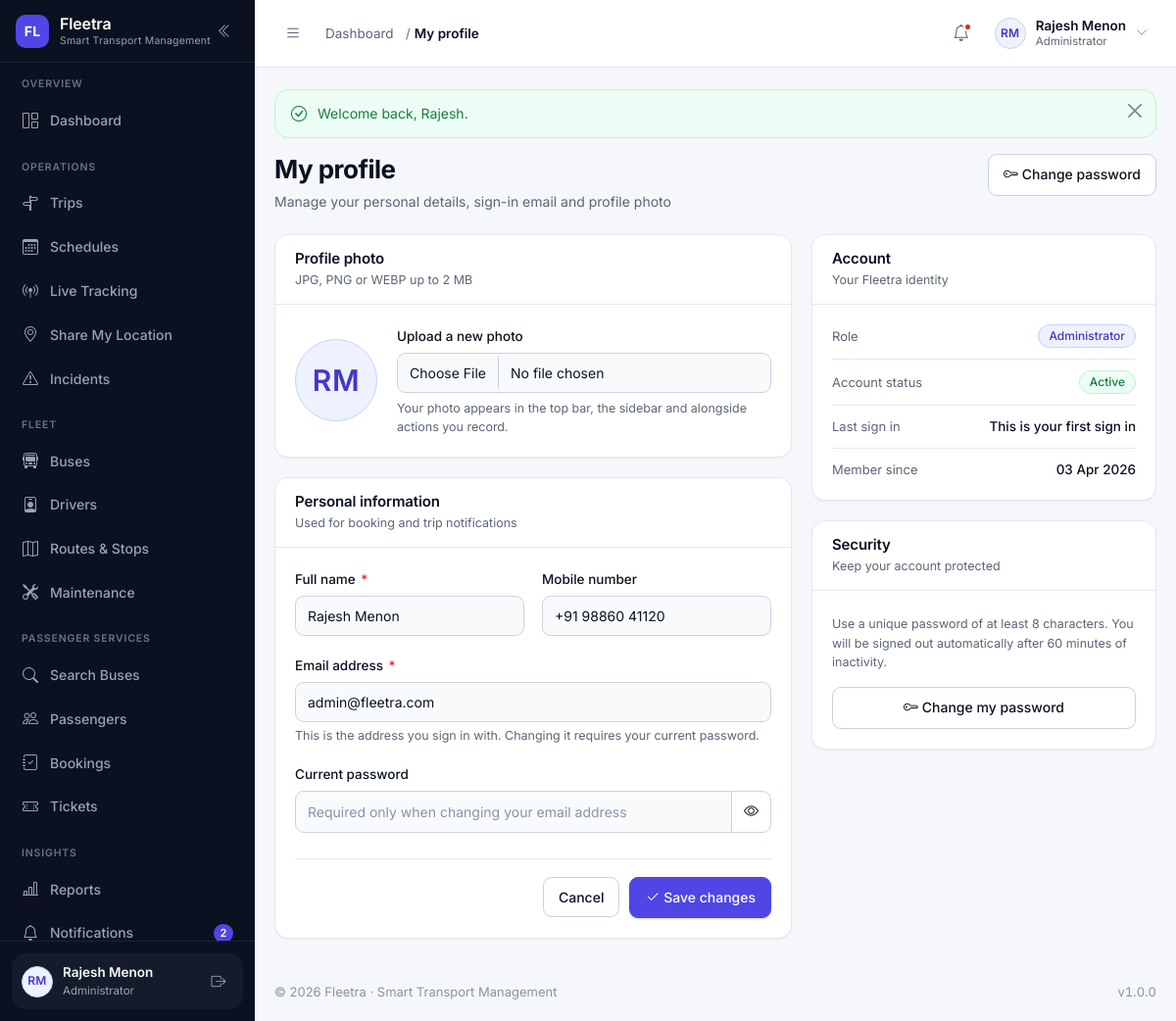
The app's page /profile.php (signed in) with its own data.
### tables this page shows
CREATE TABLE users (
    id            INT UNSIGNED NOT NULL AUTO_INCREMENT,
    name          VARCHAR(120)  NOT NULL,
    email         VARCHAR(160)  NOT NULL,
    phone         VARCHAR(20)   DEFAULT NULL,
    password      VARCHAR(255)  NOT NULL COMMENT 'password_hash() output — never plain text',
    role          VARCHAR(30)   NOT NULL DEFAULT 'passenger'
                  COMMENT 'admin | manager | dispatcher | driver | passenger (VARCHAR so new roles need no migration)',
    profile_image VARCHAR(255)  DEFAULT NULL,
    status        ENUM('active','inactive','suspended','deleted') NOT NULL DEFAULT 'active',
    last_login    DATETIME      DEFAULT NULL,
    created_at    DATETIME      NOT NULL DEFAULT CURRENT_TIMESTAMP,
    updated_at    DATETIME      NOT NULL DEFAULT CURRENT_TIMESTAMP ON UPDATE CURRENT_TIMESTAMP,
    PRIMARY KEY (id),
    UNIQUE KEY uq_users_email (email),
    KEY idx_users_role (role),
    KEY idx_users_status (status)
);

### profile.php (the view, shortened to what the rows shown need)
<?php
require_once __DIR__ . '/includes/permissions.php';
require_login();
$user = current_user();
$errors  = [];
$values  = [
    'name'  => (string) $user['name'],
    'phone' => (string) ($user['phone'] ?? ''),
    'email' => (string) $user['email'],
];
$user = current_user(true);
require __DIR__ . '/includes/header.php';
?>
<?= render_page_header(
    'My profile',
    'Manage your personal details, sign-in email and profile photo',
    '<a class="btn btn-outline-secondary" href="' . e(url('change-password.php')) . '">
        <i class="bi bi-key" aria-hidden="true"></i> Change password
     </a>'
) ?>
<div class="grid-wide-side">
    <div>
        <form method="post" action="<?= e(url('profile.php')) ?>" enctype="multipart/form-data" novalidate>
            <div class="card-fl">
                <div class="card-fl__header">
                    <div>
                        <h2 class="card-fl__title">Profile photo</h2>
                    </div>
                </div>
                <div class="card-fl__body">
                    <div class="avatar-editor">
                        <div class="avatar-editor__preview">
                            <?= avatar_markup($user, 'xl') ?>
                        </div>
                    </div>
                </div>
            </div>
            <div class="card-fl">
                <div class="card-fl__header">
                    <div>
                        <h2 class="card-fl__title">Personal information</h2>
                    </div>
                </div>
                <div class="card-fl__body">
                    <div class="form-row">
                        <div>
                            <label class="form-label" for="name">Full name <span class="req">*</span></label>
                            <input type="text" class="form-control<?= isset($errors['name']) ? ' is-invalid' : '' ?>"
                                   id="name" name="name" value="<?= e($values['name']) ?>" required
                                   autocomplete="name">
                        </div>
                        <div>
                            <label class="form-label" for="phone">Mobile number</label>
                            <input type="tel" class="form-control<?= isset($errors['phone']) ? ' is-invalid' : '' ?>"
                                   id="phone" name="phone" value="<?= e($values['phone']) ?>"
                                   placeholder="+91 98765 43210" autocomplete="tel">
                        </div>
                        <div class="span-2">
                            <label class="form-label" for="email">Email address <span class="req">*</span></label>
                            <input type="email" class="form-control<?= isset($errors['email']) ? ' is-invalid' : '' ?>"
                                   id="email" name="email" value="<?= e($values['email']) ?>" required
                                   autocomplete="email" aria-describedby="emailHelp">
                            <p class="form-text" id="emailHelp">
                                This is the address you sign in with. Changing it requires your current password.
                            </p>
                        </div>
                    </div>
                </div>
            </div>
        </form>
    </div>
    <div>
        <div class="card-fl">
            <div class="card-fl__header">
                <div>
                    <h2 class="card-fl__title">Account</h2>
                </div>
            </div>
            <div class="card-fl__body">
                <ul class="fact-list">
                    <li>
                        <span class="fact-list__value"><?= role_badge(current_role()) ?></span>
                    </li>
                    <li>
                        <span class="fact-list__value"><?= status_badge((string) $user['status']) ?></span>
                    </li>
                    <li>
                        <span class="fact-list__label">Member since</span>
                        <span class="fact-list__value"><?= e(format_date((string) $user['created_at'])) ?></span>
                    </li>
                </ul>
            </div>
        </div>
        <div class="card-fl">
            <div class="card-fl__header">
                <div>
                    <h2 class="card-fl__title">Security</h2>
                </div>
            </div>
        </div>
    </div>
</div>
<?php require __DIR__ . '/includes/footer.php'; ?>

### includes/sidebar.php (shortened to what the rows shown need)
<?php
$navUser        = current_user();
?>
<aside class="sidebar" id="appSidebar" aria-label="Main navigation">
    <div class="sidebar__footer">
        <div class="sidebar-user">
            <a class="sidebar-user__link" href="<?= e(url('profile.php')) ?>" title="Open my profile">
                <?= avatar_markup($navUser, 'sm') ?>
                <span class="sidebar-user__text">
                    <span class="sidebar-user__name"><?= e($navUser['name'] ?? 'Guest') ?></span>
                    <span class="sidebar-user__role"><?= e(role_label(current_role())) ?></span>
                </span>
            </a>
        </div>
    </div>
</aside>

### includes/functions.php (shortened to what the rows shown need)
<?php
require_once __DIR__ . '/../config/database.php';
function url(string $path = ''): string
{
    return BASE_URL . ltrim($path, '/');
}
function e(mixed $value): string
{
    return htmlspecialchars((string) ($value ?? ''), ENT_QUOTES | ENT_SUBSTITUTE, 'UTF-8');
}
function format_date(?string $date, string $format = 'd M Y'): string
{
    $timestamp = strtotime($date);
    return $timestamp ? date($format, $timestamp) : '—';
}
function initials(?string $name): string
{
    $name  = trim((string) $name);
    $parts    = preg_split('/\s+/', $name) ?: [];
    $initials = '';
    foreach ($parts as $part) {
        $initials .= strtoupper(substr($part, 0, 1));
        if (strlen($initials) === 2) {
            break;
        }
    }
    return $initials !== '' ? $initials : 'FL';
}
function labelize(?string $value): string
{
    return ucwords(str_replace(['_', '-'], ' ', (string) $value));
}
function status_variant(?string $status): string
{
    $key = strtolower(str_replace([' ', '-'], '_', (string) $status));
    $map = [
        'active'        => 'success',
        'available'     => 'success',
        'enabled'       => 'success',
        'inactive'      => 'muted',
        'disabled'      => 'muted',
        'retired'       => 'muted',
        'maintenance'   => 'warning',
        'in_service'    => 'warning',
        'scheduled'     => 'info',
        'upcoming'      => 'info',
        'due'           => 'warning',
        'overdue'       => 'danger',
        'in_progress'   => 'info',
        'routine'       => 'muted',
        'repair'        => 'warning',
        'live'          => 'success',
        'recent'        => 'info',
        'stale'         => 'warning',
        'offline'       => 'muted',
        'no_location'   => 'muted',
        'boarding'      => 'info',
        'running'       => 'primary',
        'on_time'       => 'success',
        'delayed'       => 'warning',
        'completed'     => 'success',
        'cancelled'     => 'danger',
        'canceled'      => 'danger',
        'missed'        => 'danger',
        'diverted'      => 'warning',
        'valid'         => 'success',
        'trip'          => 'info',
        'delay'         => 'warning',
        'booking'       => 'primary',
        'emergency'     => 'danger',
        'system'        => 'muted',
        'confirmed'     => 'success',
        'pending'       => 'warning',
        'paid'          => 'success',
        'unpaid'        => 'warning',
        'partial'       => 'warning',
        'failed'        => 'danger',
        'refunded'      => 'muted',
        'expired'       => 'danger',
        'used'          => 'muted',
        'checked_in'    => 'info',
        'no_show'       => 'muted',
        'on_leave'      => 'warning',
        'suspended'     => 'danger',
        'terminated'    => 'danger',
        'resigned'      => 'muted',
        'low'           => 'info',
        'medium'        => 'warning',
        'high'          => 'danger',
        'critical'      => 'danger',
        'open'          => 'warning',
        'investigating' => 'warning',
        'resolved'      => 'success',
        'closed'        => 'muted',
    ];
    return $map[$key] ?? 'muted';
}
function status_badge(?string $status, ?string $label = null): string
{
    $status = (string) $status;
    return '<span class="badge-status badge-' . e(status_variant($status)) . '">'
        . e($label ?? labelize($status)) . '</span>';
}
function upload_url(?string $filename, string $folder): ?string
{
    if (empty($filename)) {
        return null;
    }
    return url('uploads/' . trim($folder, '/') . '/' . $filename);
}
function avatar_markup(?array $user, string $size = 'sm'): string
{
    $name = (string) ($user['name'] ?? '');
    $url  = upload_url($user['profile_image'] ?? null, 'profiles');
    return '<span class="avatar avatar--' . e($size) . '" aria-hidden="true">'
        . e(initials($name)) . '</span>';
}
function render_page_header(string $title, string $subtitle = '', string $actionsHtml = ''): string
{
    $html = '<div class="page-head"><div class="page-head__text">';
    $html .= '<h1 class="page-title">' . e($title) . '</h1>';
    if ($subtitle !== '') {
        $html .= '<p class="page-subtitle">' . e($subtitle) . '</p>';
    }
    $html .= '</div>';
    if ($actionsHtml !== '') {
        $html .= '<div class="page-head__actions">' . $actionsHtml . '</div>';
    }
    return $html . '</div>';
}

### includes/topbar.php (shortened to what the rows shown need)
<?php
$topbarUser     = current_user();
?>
<header class="topbar">
    <div class="topbar__right">
        <div class="dropdown">
            <button class="user-menu" type="button" data-bs-toggle="dropdown"
                    aria-expanded="false" aria-haspopup="true">
                <?= avatar_markup($topbarUser, 'sm') ?>
                <span class="user-menu__text">
                    <span class="user-menu__name"><?= e($topbarUser['name'] ?? 'Guest') ?></span>
                    <span class="user-menu__role"><?= e(role_label(current_role())) ?></span>
                </span>
                <i class="bi bi-chevron-down user-menu__caret" aria-hidden="true"></i>
            </button>
        </div>
    </div>
</header>

### includes/permissions.php (shortened to what the rows shown need)
<?php
require_once __DIR__ . '/auth.php';
function role_labels(): array
{
    return [
        'admin'      => 'Administrator',
        'manager'    => 'Transport Manager',
        'dispatcher' => 'Dispatcher',
        'driver'     => 'Driver',
        'passenger'  => 'Passenger',
    ];
}
function role_label(?string $role): string
{
    $labels = role_labels();
    return $labels[(string) $role] ?? labelize((string) $role);
}
function role_variant(string $role): string
{
    return match ($role) {
        'admin'      => 'primary',
        'manager'    => 'info',
        'dispatcher' => 'warning',
        'driver'     => 'success',
        default      => 'muted',
    };
}
function role_badge(?string $role): string
{
    $role = (string) $role;
    return '<span class="badge-status badge-' . e(role_variant($role)) . '">'
        . e(role_label($role)) . '</span>';
}

### records on screen
users: name "RM RM RM", name "Rajesh Menon", role "Administrator", phone "+91 98860 41120", email "admin@fleetra.com", status "Active", created_at "03 Apr 2026"

### other values on screen
FLEETRA_NAME "Fleetra"
FLEETRA_TAGLINE "Smart Transport Management"
$group['section'] "OVERVIEW"
$label "Dashboard"
$group['section'] "OPERATIONS"
$label "Trips"
$label "Schedules"
$label "Live Tracking"
$label "Share My Location"
$label "Incidents"
$group['section'] "FLEET"
$label "Buses"
$label "Drivers"
$label "Routes & Stops"
$label "Maintenance"
